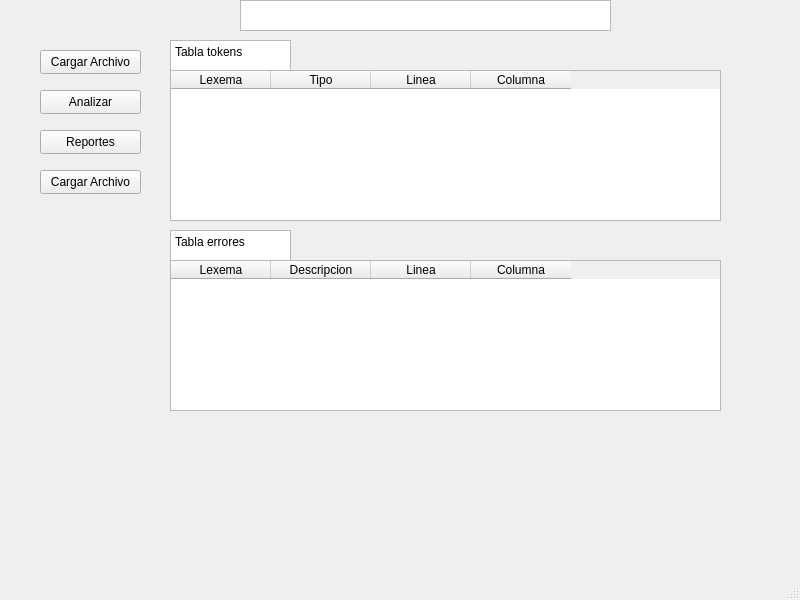
<?xml version="1.0" encoding="UTF-8"?>
<ui version="4.0">
 <class>MainWindow</class>
 <widget class="QMainWindow" name="MainWindow">
  <property name="geometry">
   <rect>
    <x>0</x>
    <y>0</y>
    <width>800</width>
    <height>600</height>
   </rect>
  </property>
  <property name="windowTitle">
   <string>MainWindow</string>
  </property>
  <widget class="QWidget" name="centralwidget">
   <widget class="QTextEdit" name="textEdit">
    <property name="geometry">
     <rect>
      <x>240</x>
      <y>0</y>
      <width>371</width>
      <height>31</height>
     </rect>
    </property>
    <property name="html">
     <string>&lt;!DOCTYPE HTML PUBLIC &quot;-//W3C//DTD HTML 4.0//EN&quot; &quot;http://www.w3.org/TR/REC-html40/strict.dtd&quot;&gt;
&lt;html&gt;&lt;head&gt;&lt;meta name=&quot;qrichtext&quot; content=&quot;1&quot; /&gt;&lt;meta charset=&quot;utf-8&quot; /&gt;&lt;style type=&quot;text/css&quot;&gt;
p, li { white-space: pre-wrap; }
hr { height: 1px; border-width: 0; }
li.unchecked::marker { content: &quot;\2610&quot;; }
li.checked::marker { content: &quot;\2612&quot;; }
&lt;/style&gt;&lt;/head&gt;&lt;body style=&quot; font-family:'Segoe UI'; font-size:9pt; font-weight:400; font-style:normal;&quot;&gt;
&lt;p style=&quot;-qt-paragraph-type:empty; margin-top:0px; margin-bottom:0px; margin-left:0px; margin-right:0px; -qt-block-indent:0; text-indent:0px;&quot;&gt;&lt;br /&gt;&lt;/p&gt;&lt;/body&gt;&lt;/html&gt;</string>
    </property>
   </widget>
   <widget class="QPushButton" name="chargerButton">
    <property name="geometry">
     <rect>
      <x>40</x>
      <y>50</y>
      <width>101</width>
      <height>24</height>
     </rect>
    </property>
    <property name="text">
     <string>Cargar Archivo</string>
    </property>
   </widget>
   <widget class="QPushButton" name="analizarButton">
    <property name="geometry">
     <rect>
      <x>40</x>
      <y>90</y>
      <width>101</width>
      <height>24</height>
     </rect>
    </property>
    <property name="text">
     <string>Analizar</string>
    </property>
   </widget>
   <widget class="QPushButton" name="reportesButton">
    <property name="geometry">
     <rect>
      <x>40</x>
      <y>130</y>
      <width>101</width>
      <height>24</height>
     </rect>
    </property>
    <property name="text">
     <string>Reportes</string>
    </property>
   </widget>
   <widget class="QPushButton" name="pushButton_4">
    <property name="geometry">
     <rect>
      <x>40</x>
      <y>170</y>
      <width>101</width>
      <height>24</height>
     </rect>
    </property>
    <property name="text">
     <string>Cargar Archivo</string>
    </property>
   </widget>
   <widget class="QTableWidget" name="tableWidget">
    <property name="geometry">
     <rect>
      <x>170</x>
      <y>70</y>
      <width>551</width>
      <height>151</height>
     </rect>
    </property>
    <column>
     <property name="text">
      <string>Lexema</string>
     </property>
    </column>
    <column>
     <property name="text">
      <string>Tipo</string>
     </property>
    </column>
    <column>
     <property name="text">
      <string>Linea</string>
     </property>
    </column>
    <column>
     <property name="text">
      <string>Columna</string>
     </property>
    </column>
   </widget>
   <widget class="QTextEdit" name="textEdit_2">
    <property name="geometry">
     <rect>
      <x>170</x>
      <y>40</y>
      <width>121</width>
      <height>31</height>
     </rect>
    </property>
    <property name="html">
     <string>&lt;!DOCTYPE HTML PUBLIC &quot;-//W3C//DTD HTML 4.0//EN&quot; &quot;http://www.w3.org/TR/REC-html40/strict.dtd&quot;&gt;
&lt;html&gt;&lt;head&gt;&lt;meta name=&quot;qrichtext&quot; content=&quot;1&quot; /&gt;&lt;meta charset=&quot;utf-8&quot; /&gt;&lt;style type=&quot;text/css&quot;&gt;
p, li { white-space: pre-wrap; }
hr { height: 1px; border-width: 0; }
li.unchecked::marker { content: &quot;\2610&quot;; }
li.checked::marker { content: &quot;\2612&quot;; }
&lt;/style&gt;&lt;/head&gt;&lt;body style=&quot; font-family:'Segoe UI'; font-size:9pt; font-weight:400; font-style:normal;&quot;&gt;
&lt;p style=&quot; margin-top:0px; margin-bottom:0px; margin-left:0px; margin-right:0px; -qt-block-indent:0; text-indent:0px;&quot;&gt;Tabla tokens&lt;/p&gt;&lt;/body&gt;&lt;/html&gt;</string>
    </property>
   </widget>
   <widget class="QTextEdit" name="textEdit_3">
    <property name="geometry">
     <rect>
      <x>170</x>
      <y>230</y>
      <width>121</width>
      <height>31</height>
     </rect>
    </property>
    <property name="html">
     <string>&lt;!DOCTYPE HTML PUBLIC &quot;-//W3C//DTD HTML 4.0//EN&quot; &quot;http://www.w3.org/TR/REC-html40/strict.dtd&quot;&gt;
&lt;html&gt;&lt;head&gt;&lt;meta name=&quot;qrichtext&quot; content=&quot;1&quot; /&gt;&lt;meta charset=&quot;utf-8&quot; /&gt;&lt;style type=&quot;text/css&quot;&gt;
p, li { white-space: pre-wrap; }
hr { height: 1px; border-width: 0; }
li.unchecked::marker { content: &quot;\2610&quot;; }
li.checked::marker { content: &quot;\2612&quot;; }
&lt;/style&gt;&lt;/head&gt;&lt;body style=&quot; font-family:'Segoe UI'; font-size:9pt; font-weight:400; font-style:normal;&quot;&gt;
&lt;p style=&quot; margin-top:0px; margin-bottom:0px; margin-left:0px; margin-right:0px; -qt-block-indent:0; text-indent:0px;&quot;&gt;Tabla errores&lt;/p&gt;&lt;/body&gt;&lt;/html&gt;</string>
    </property>
   </widget>
   <widget class="QTableWidget" name="tableErrores">
    <property name="geometry">
     <rect>
      <x>170</x>
      <y>260</y>
      <width>551</width>
      <height>151</height>
     </rect>
    </property>
    <column>
     <property name="text">
      <string>Lexema</string>
     </property>
    </column>
    <column>
     <property name="text">
      <string>Descripcion</string>
     </property>
    </column>
    <column>
     <property name="text">
      <string>Linea</string>
     </property>
    </column>
    <column>
     <property name="text">
      <string>Columna</string>
     </property>
    </column>
   </widget>
  </widget>
  <widget class="QMenuBar" name="menubar">
   <property name="geometry">
    <rect>
     <x>0</x>
     <y>0</y>
     <width>800</width>
     <height>21</height>
    </rect>
   </property>
  </widget>
  <widget class="QStatusBar" name="statusbar"/>
 </widget>
 <resources/>
 <connections/>
</ui>
